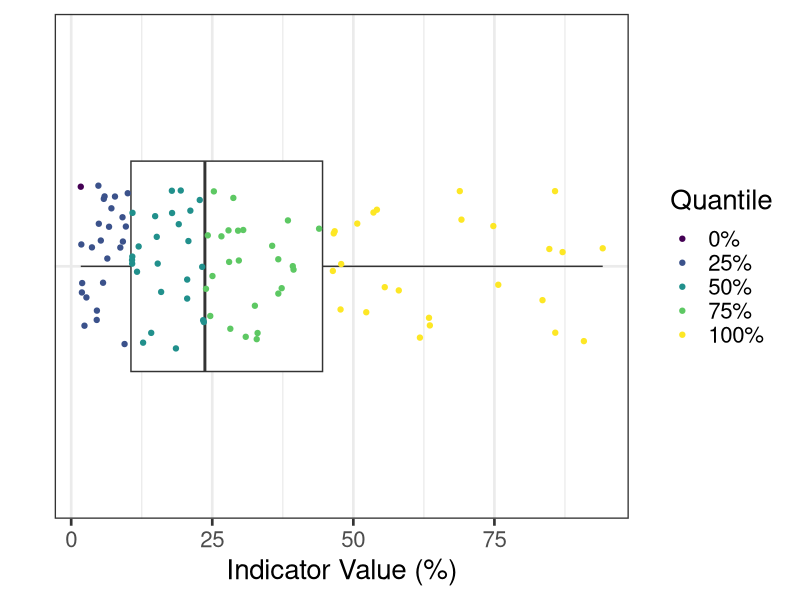
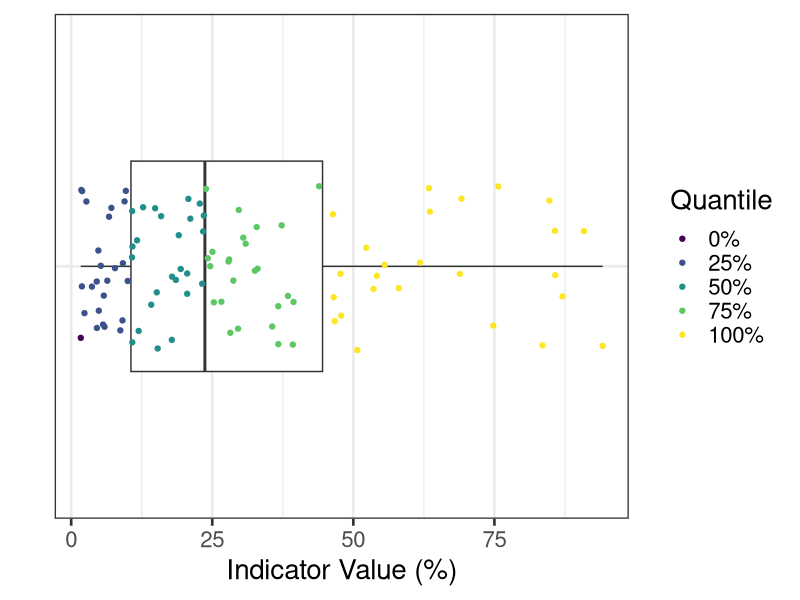

Reproduce these figures in R, in order.
#### Setup
library(ggplot2)
library(viridis)

#### Figure 6-6 
### This is an example of a boxplot + jittered points on top, color coded by quartile (from Nelson's app)

# Create some fake data
data <- data.frame(value = rbeta(n = 100, shape1 = 1, shape2 = 2))
data$percent = data$value*100

# add label for quartiles
quantiles <- quantile(data$percent)

# Labeling data with respective quantile (im stealing code from Nelson here :)
for (current_quantile in names(quantiles)[length(quantiles):1]) {
  data[["Quantile"]][data[["percent"]] <= quantiles[current_quantile]] <- current_quantile
}

# convert to factor and order
data[["Quantile"]] <- factor(data[["Quantile"]],
                             levels = c("0%","25%", "50%","75%","100%"))
# Now plot
boxplot <-  ggplot(data = data, aes(y = percent, x = ""))+
  geom_boxplot(width =0.5)+
  theme_bw(base_size = 20)+
  geom_jitter(aes(y = percent, col = Quantile, x=""), width =0.2)+
  scale_color_viridis_d()+
  coord_flip()+
  theme(axis.text.y = element_blank(), axis.ticks.y = element_blank())+
  labs(x ="", y = "Indicator Value (%)")
  
boxplot  

ggsave("Figure 6-6.jpg",
       plot = boxplot,
       path = 'C:\\Users\\alaurencetraynor\\Documents',
       device = "jpeg",
       dpi = 600,
       width = 10,
       height = 6)
